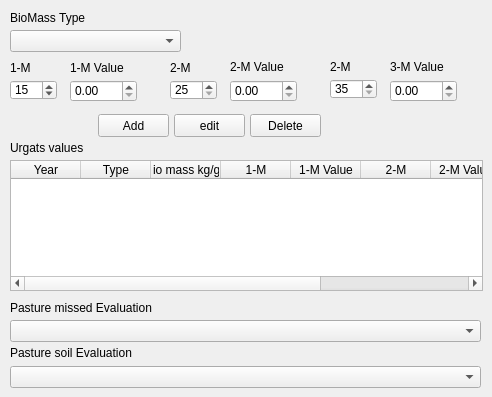
   <widget class="QWidget" name="tab_3">
    <attribute name="title">
     <string>Bio Mass</string>
    </attribute>
    <widget class="QTableWidget" name="urgats_twidget">
     <property name="geometry">
      <rect>
       <x>10</x>
       <y>160</y>
       <width>473</width>
       <height>131</height>
      </rect>
     </property>
     <attribute name="horizontalHeaderDefaultSectionSize">
      <number>70</number>
     </attribute>
     <column>
      <property name="text">
       <string>Year</string>
      </property>
     </column>
     <column>
      <property name="text">
       <string>Type</string>
      </property>
     </column>
     <column>
      <property name="text">
       <string>Bio mass kg/ga</string>
      </property>
     </column>
     <column>
      <property name="text">
       <string>1-M</string>
      </property>
     </column>
     <column>
      <property name="text">
       <string>1-M Value</string>
      </property>
     </column>
     <column>
      <property name="text">
       <string>2-M</string>
      </property>
     </column>
     <column>
      <property name="text">
       <string>2-M Value</string>
      </property>
     </column>
     <column>
      <property name="text">
       <string>3-M</string>
      </property>
     </column>
     <column>
      <property name="text">
       <string>3-M Value</string>
      </property>
     </column>
    </widget>
    <widget class="QLabel" name="label_7">
     <property name="geometry">
      <rect>
       <x>10</x>
       <y>140</y>
       <width>461</width>
       <height>16</height>
      </rect>
     </property>
     <property name="text">
      <string>Urgats values</string>
     </property>
    </widget>
    <widget class="QLabel" name="label_9">
     <property name="geometry">
      <rect>
       <x>10</x>
       <y>10</y>
       <width>151</width>
       <height>16</height>
      </rect>
     </property>
     <property name="text">
      <string>BioMass Type</string>
     </property>
    </widget>
    <widget class="QComboBox" name="biomass_type_cbox">
     <property name="geometry">
      <rect>
       <x>10</x>
       <y>30</y>
       <width>171</width>
       <height>22</height>
      </rect>
     </property>
    </widget>
    <widget class="QSpinBox" name="m_1_sbox">
     <property name="geometry">
      <rect>
       <x>10</x>
       <y>80</y>
       <width>47</width>
       <height>20</height>
      </rect>
     </property>
     <property name="minimum">
      <number>1</number>
     </property>
     <property name="maximum">
      <number>25</number>
     </property>
     <property name="value">
      <number>15</number>
     </property>
    </widget>
    <widget class="QLabel" name="label_10">
     <property name="geometry">
      <rect>
       <x>10</x>
       <y>60</y>
       <width>51</width>
       <height>16</height>
      </rect>
     </property>
     <property name="text">
      <string>1-M</string>
     </property>
    </widget>
    <widget class="QSpinBox" name="m_2_sbox">
     <property name="geometry">
      <rect>
       <x>170</x>
       <y>80</y>
       <width>47</width>
       <height>20</height>
      </rect>
     </property>
     <property name="minimum">
      <number>25</number>
     </property>
     <property name="maximum">
      <number>35</number>
     </property>
    </widget>
    <widget class="QLabel" name="label_11">
     <property name="geometry">
      <rect>
       <x>170</x>
       <y>60</y>
       <width>51</width>
       <height>16</height>
      </rect>
     </property>
     <property name="text">
      <string>2-M</string>
     </property>
    </widget>
    <widget class="QSpinBox" name="m_3_sbox">
     <property name="geometry">
      <rect>
       <x>330</x>
       <y>79</y>
       <width>47</width>
       <height>20</height>
      </rect>
     </property>
     <property name="minimum">
      <number>35</number>
     </property>
     <property name="maximum">
      <number>49</number>
     </property>
    </widget>
    <widget class="QLabel" name="label_12">
     <property name="geometry">
      <rect>
       <x>330</x>
       <y>59</y>
       <width>51</width>
       <height>16</height>
      </rect>
     </property>
     <property name="text">
      <string>2-M</string>
     </property>
    </widget>
    <widget class="QLabel" name="label_13">
     <property name="geometry">
      <rect>
       <x>70</x>
       <y>60</y>
       <width>81</width>
       <height>16</height>
      </rect>
     </property>
     <property name="text">
      <string>1-M Value</string>
     </property>
    </widget>
    <widget class="QLabel" name="label_14">
     <property name="geometry">
      <rect>
       <x>230</x>
       <y>59</y>
       <width>71</width>
       <height>16</height>
      </rect>
     </property>
     <property name="text">
      <string>2-M Value</string>
     </property>
    </widget>
    <widget class="QLabel" name="label_15">
     <property name="geometry">
      <rect>
       <x>390</x>
       <y>59</y>
       <width>81</width>
       <height>16</height>
      </rect>
     </property>
     <property name="text">
      <string>3-M Value</string>
     </property>
    </widget>
    <widget class="QPushButton" name="delete_biomass_button">
     <property name="geometry">
      <rect>
       <x>250</x>
       <y>114</y>
       <width>71</width>
       <height>23</height>
      </rect>
     </property>
     <property name="text">
      <string>Delete</string>
     </property>
    </widget>
    <widget class="QPushButton" name="add_biomass_button">
     <property name="enabled">
      <bool>true</bool>
     </property>
     <property name="geometry">
      <rect>
       <x>98</x>
       <y>114</y>
       <width>71</width>
       <height>23</height>
      </rect>
     </property>
     <property name="text">
      <string>Add</string>
     </property>
    </widget>
    <widget class="QPushButton" name="edit_biomass_button">
     <property name="geometry">
      <rect>
       <x>174</x>
       <y>114</y>
       <width>71</width>
       <height>23</height>
      </rect>
     </property>
     <property name="text">
      <string>edit</string>
     </property>
    </widget>
    <widget class="QLabel" name="label_55">
     <property name="geometry">
      <rect>
       <x>10</x>
       <y>300</y>
       <width>471</width>
       <height>16</height>
      </rect>
     </property>
     <property name="text">
      <string>Pasture missed Evaluation</string>
     </property>
    </widget>
    <widget class="QComboBox" name="soil_evaluation_cbox">
     <property name="geometry">
      <rect>
       <x>10</x>
       <y>320</y>
       <width>471</width>
       <height>22</height>
      </rect>
     </property>
    </widget>
    <widget class="QLabel" name="label_56">
     <property name="geometry">
      <rect>
       <x>10</x>
       <y>345</y>
       <width>471</width>
       <height>16</height>
      </rect>
     </property>
     <property name="text">
      <string>Pasture soil Evaluation</string>
     </property>
    </widget>
    <widget class="QComboBox" name="missed_evaluation_cbox">
     <property name="geometry">
      <rect>
       <x>10</x>
       <y>366</y>
       <width>471</width>
       <height>22</height>
      </rect>
     </property>
    </widget>
    <widget class="QDoubleSpinBox" name="m_1_value_sbox">
     <property name="geometry">
      <rect>
       <x>70</x>
       <y>80</y>
       <width>67</width>
       <height>22</height>
      </rect>
     </property>
     <property name="maximum">
      <double>999.990000000000009</double>
     </property>
    </widget>
    <widget class="QDoubleSpinBox" name="m_2_value_sbox">
     <property name="geometry">
      <rect>
       <x>230</x>
       <y>80</y>
       <width>67</width>
       <height>22</height>
      </rect>
     </property>
     <property name="maximum">
      <double>999.990000000000009</double>
     </property>
    </widget>
    <widget class="QDoubleSpinBox" name="m_3_value_sbox">
     <property name="geometry">
      <rect>
       <x>390</x>
       <y>80</y>
       <width>67</width>
       <height>22</height>
      </rect>
     </property>
     <property name="maximum">
      <double>999.990000000000009</double>
     </property>
    </widget>
   </widget>
